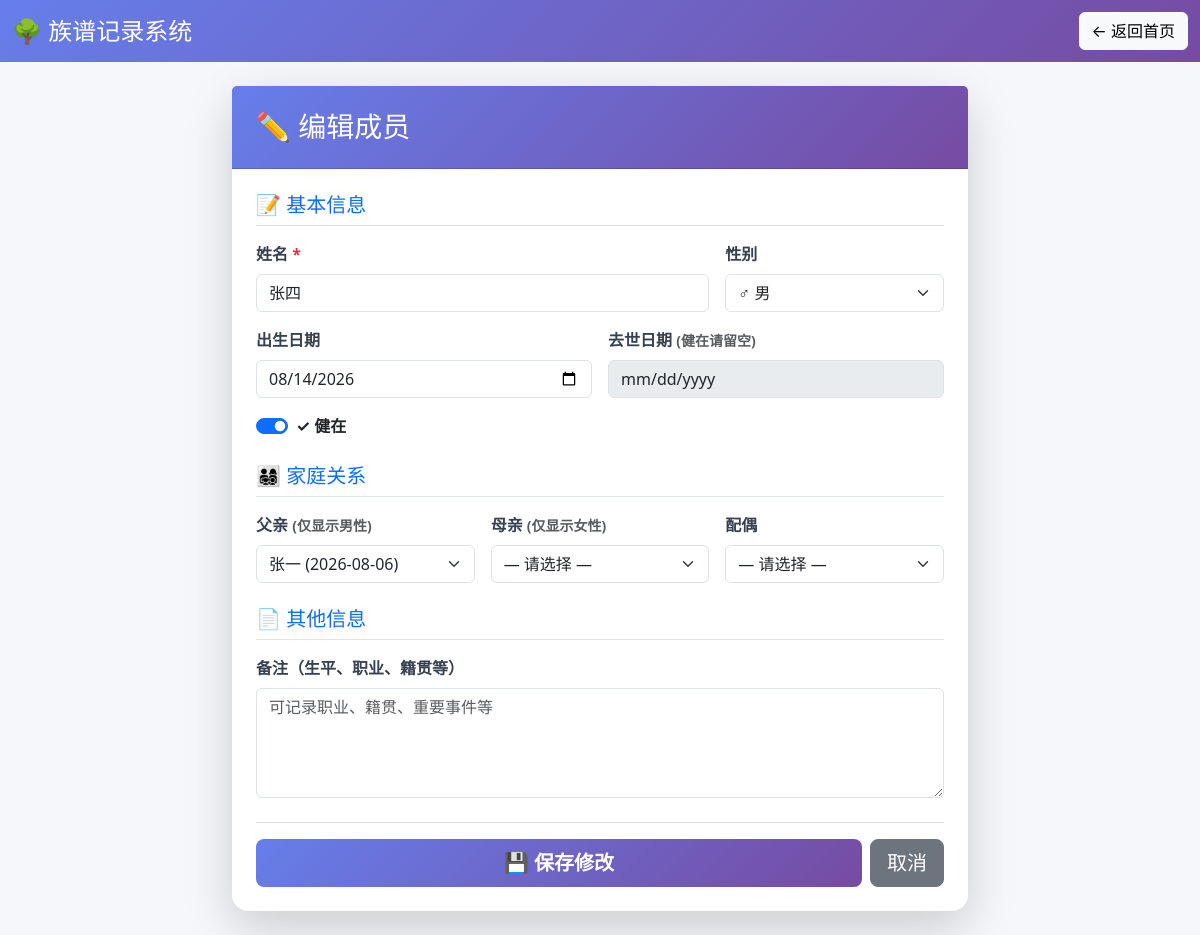
The page /member/edit/3 on the database as committed earlier.
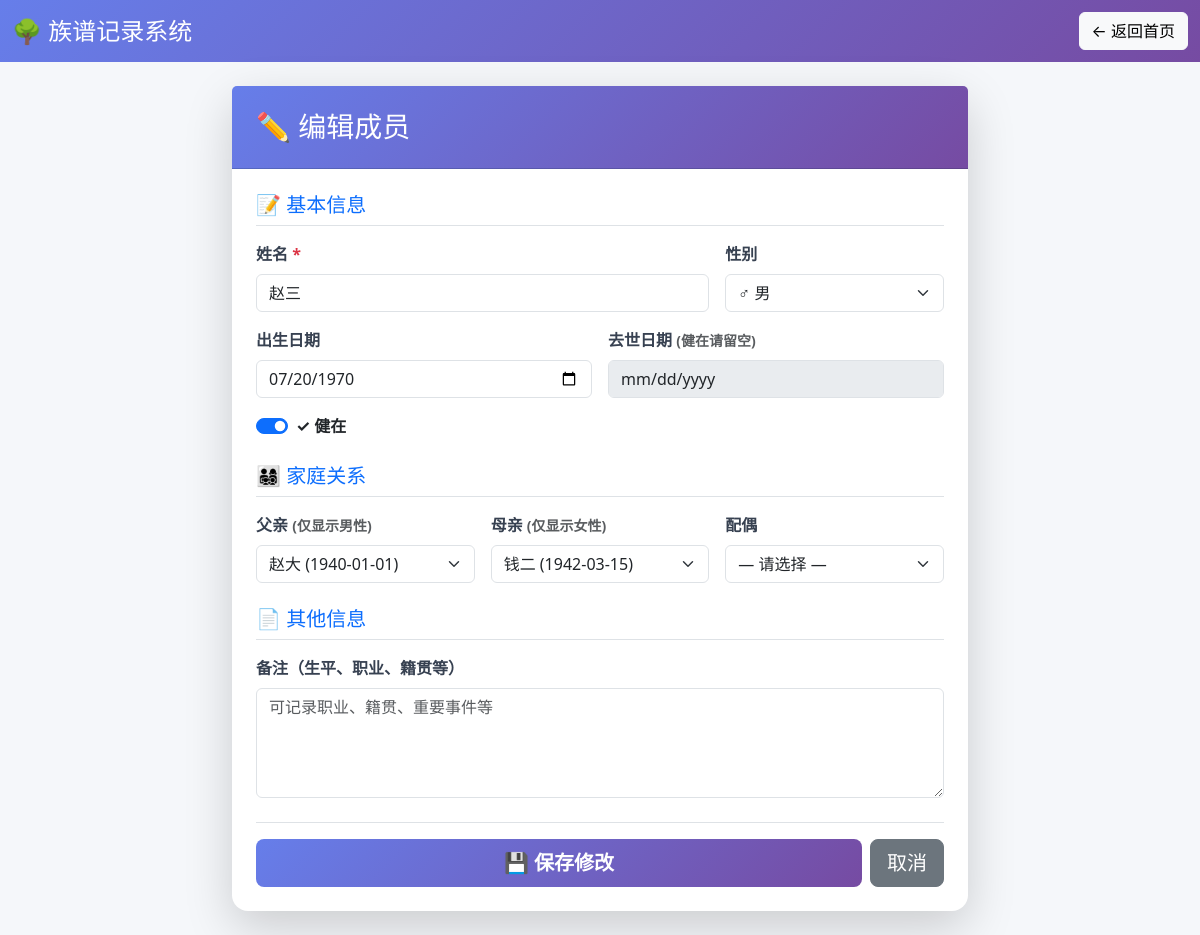
The same page on the database as committed later.
### tables this page shows
CREATE TABLE members (
            id INTEGER PRIMARY KEY AUTOINCREMENT,
            name TEXT NOT NULL,                       -- 姓名
            gender TEXT DEFAULT '未知',               -- 性别：男/女/未知
            birth_date TEXT,                          -- 出生日期
            death_date TEXT,                          -- 去世日期（健在则留空）
            is_alive INTEGER DEFAULT 1,               -- 是否健在：1健在/0已故
            father_id INTEGER,                        -- 父亲ID
            mother_id INTEGER,                        -- 母亲ID
            spouse_id INTEGER,                        -- 配偶ID
            note TEXT,                                -- 备注（生平、职业等）
            created_at TEXT,                          -- 创建时间
            FOREIGN KEY (father_id) REFERENCES members(id),
            FOREIGN KEY (mother_id) REFERENCES members(id),
            FOREIGN KEY (spouse_id) REFERENCES members(id)
        );

### app.py (the view, shortened to what this page needs)
@app.route("/member/edit/<int:member_id>", methods=["GET", "POST"])
def edit_member(member_id):
    member = get_member(member_id)
    if member is None:
        flash("成员不存在", "error")
        return redirect(url_for("index"))
    members = [format_member(m) for m in get_all_members()]
    return render_template(
        "member_form.html", member=format_member(member), members=members, action="edit"
    )

### app.py (called while the page is built)
def get_db():
    if "db" not in g:
        g.db = sqlite3.connect(DB_PATH)
        g.db.row_factory = sqlite3.Row  # 让查询结果支持通过列名访问
        g.db.execute(
            """
            CREATE TABLE IF NOT EXISTS members (
                id INTEGER PRIMARY KEY AUTOINCREMENT,
                name TEXT NOT NULL,
                gender TEXT DEFAULT '未知',
                birth_date TEXT,
                death_date TEXT,
                is_alive INTEGER DEFAULT 1,
                father_id INTEGER,
                mother_id INTEGER,
                spouse_id INTEGER,
                note TEXT,
                created_at TEXT,
                FOREIGN KEY (father_id) REFERENCES members(id),
                FOREIGN KEY (mother_id) REFERENCES members(id),
                FOREIGN KEY (spouse_id) REFERENCES members(id)
            )
        """
        )
        g.db.commit()
    return g.db

def get_all_members():
    db = get_db()
    return db.execute("SELECT * FROM members ORDER BY id").fetchall()

def get_member(member_id):
    db = get_db()
    return db.execute("SELECT * FROM members WHERE id = ?", (member_id,)).fetchone()

### templates/member_form.html (shortened to what the changed rows need)
<!DOCTYPE html>
<html lang="zh-CN">
<head>
    <link href="https://cdn.jsdelivr.net/npm/bootstrap@5.3.2/dist/css/bootstrap.min.css" rel="stylesheet">
    <link rel="stylesheet" href="{{ url_for('static', filename='style.css') }}">
</head>
<body>
    <main class="container py-4">
        <div class="row justify-content-center">
            <div class="col-lg-8">
                <div class="card shadow-lg border-0 rounded-4">
                    <div class="card-body p-4">
                        <form method="post" id="memberForm">
                            <div class="row g-3 mb-4">
                                <div class="col-md-8">
                                    <label class="form-label fw-bold">姓名 <span class="text-danger">*</span></label>
                                    <input type="text" class="form-control" name="name" required
                                           value="{{ member.name if member else '' }}" placeholder="请输入姓名">
                                </div>
                                <div class="col-md-6">
                                    <label class="form-label fw-bold">出生日期</label>
                                    <input type="date" class="form-control" name="birth_date"
                                           value="{{ member.birth_date if member else '' }}">
                                </div>
                            </div>
                            <div class="row g-3 mb-4">
                                <div class="col-md-4">
                                    <label class="form-label fw-bold">父亲 <small class="text-muted">(仅显示男性)</small></label>
                                    <select class="form-select" name="father_id">
                                        {% for m in members %}
                                            {% if m.gender == '男' and (member is none or m.id != member.id) %}
                                                <option value="{{ m.id }}"
                                                    {{ 'selected' if member and member.father_id == m.id else '' }}>
                                                    {{ m.name }} ({{ m.birth_date or '未知出生' }})
                                                </option>
                                            {% endif %}
                                        {% endfor %}
                                    </select>
                                </div>
                                <div class="col-md-4">
                                    <label class="form-label fw-bold">母亲 <small class="text-muted">(仅显示女性)</small></label>
                                    <select class="form-select" name="mother_id">
                                        <option value="">— 请选择 —</option>
                                        {% for m in members %}
                                            {% if m.gender == '女' and (member is none or m.id != member.id) %}
                                                <option value="{{ m.id }}"
                                                    {{ 'selected' if member and member.mother_id == m.id else '' }}>
                                                    {{ m.name }} ({{ m.birth_date or '未知出生' }})
                                                </option>
                                            {% endif %}
                                        {% endfor %}
                                    </select>
                                </div>
                            </div>
                        </form>
                    </div>
                </div>
            </div>
        </div>
    </main>
</body>
</html>

Rows that differ between the two databases and show on the page:
changed members: name "张四" → "赵三"; birth_date "08/14/2026" → "07/20/1970"
Other text that changed with them:
form field father_id: "张一 (2026-08-06)" → "赵大 (1940-01-01)"
form field mother_id: "— 请选择 —" → "钱二 (1942-03-15)"
